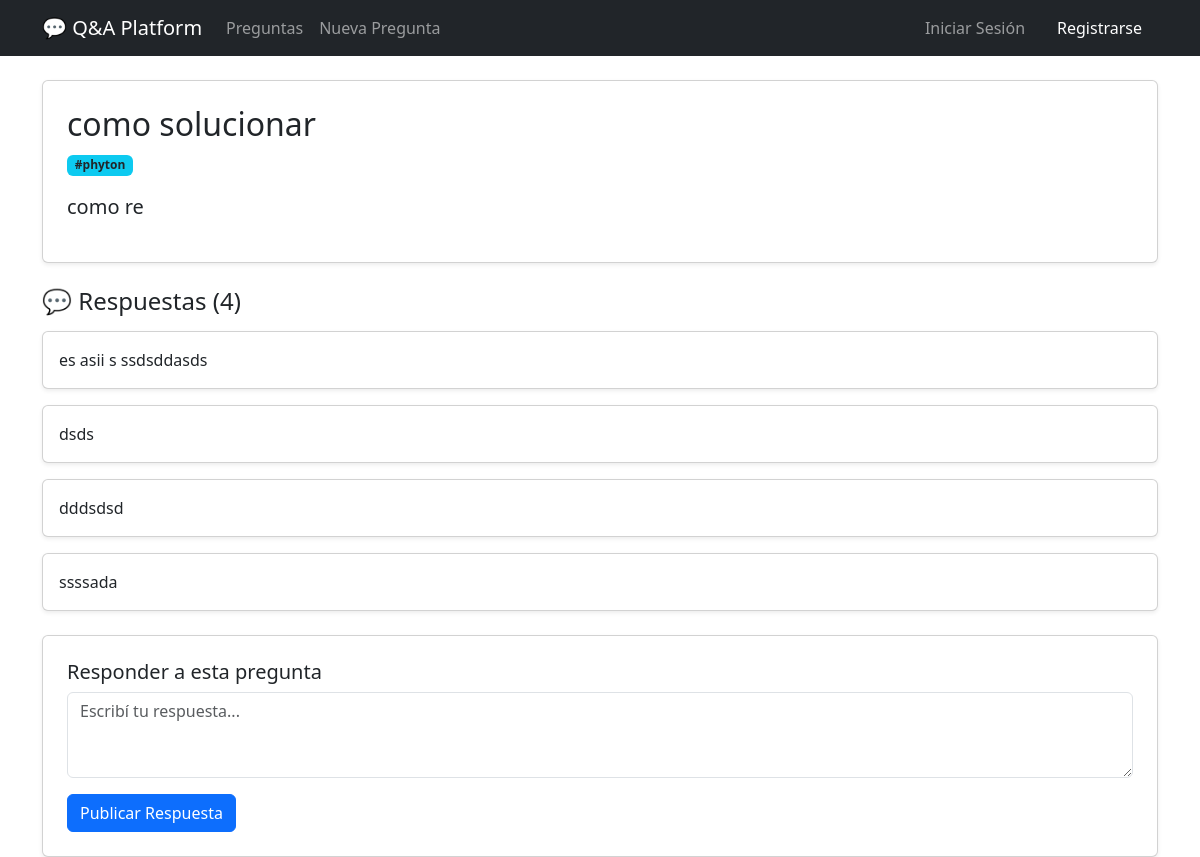
The app's page /preguntas/2 with its own data.
### myapp/models/question.py (models this page shows)
class Question(db.Model):
    __tablename__ = "questions"
    id = db.Column(db.Integer, primary_key=True)
    tags = db.relationship(
        "Tag",
        secondary=question_tags,
        back_populates="questions",
        lazy="subquery",
    )
    title = db.Column(db.String(255), nullable=False)
    text = db.Column(db.Text, nullable=False)
    created_at = db.Column(db.DateTime, default=datetime.utcnow, nullable=False)
    user_id = db.Column(db.Integer, db.ForeignKey("users.id"), nullable=True)
    category_id = db.Column(db.Integer, db.ForeignKey("categories.id"), nullable=True)
    answers = db.relationship("Answer", backref="question", lazy=True)

### myapp/models/tag.py (models this page shows, shortened)
class Tag(db.Model):
    __tablename__ = "tags"
    id = db.Column(db.Integer, primary_key=True)
    name = db.Column(db.String(50), nullable=False, unique=True)
    questions = db.relationship(
        "Question",
        secondary=question_tags,
        back_populates="tags",
    )

### myapp/models/answer.py (models this page shows, shortened)
class Answer(db.Model):
    __tablename__ = "answers"
    id = db.Column(db.Integer, primary_key=True)
    text = db.Column(db.Text, nullable=False)
    created_at = db.Column(db.DateTime, default=datetime.utcnow, nullable=False)
    is_accepted = db.Column(db.Boolean, default=False, nullable=False)
    question_id = db.Column(db.Integer, db.ForeignKey("questions.id"), nullable=False)
    author_type = db.Column(db.String(20), default="USER", nullable=False)
    user_id = db.Column(db.Integer, db.ForeignKey("users.id"), nullable=True)

### myapp/views/web.py (the view)
@web_bp.get("/preguntas/<int:question_id>")
def question_detail(question_id: int):
    question = Question.query.get_or_404(question_id)
    return render_template("questions/detail.html", question=question)

### myapp/templates/questions/detail.html (shortened to what this page needs)
{% extends "base.html" %}
{% block content %}
<div class="card shadow-sm mb-4">
    <div class="card-body p-4">
        <h2>{{ question.title }}</h2>
        <div class="mb-3">
            {% for tag in question.tags %}
                <span class="badge bg-info text-dark me-1">#{{ tag.name }}</span>
            {% endfor %}
        </div>
        <p class="fs-5">{{ question.text }}</p>
    </div>
</div>
<h4 class="mb-3">💬 Respuestas ({{ question.answers|length }})</h4>
{% for ans in question.answers %}
    <div class="card mb-3 {% if ans.is_accepted %}border-success bg-light{% endif %} shadow-sm">
        <div class="card-body">
            <p class="card-text">{{ ans.text }}</p>
        </div>
    </div>
{% endfor %}
<div class="card shadow-sm mt-4">
    <div class="card-body p-4">
        <h5>Responder a esta pregunta</h5>
        <form method="POST" action="{{ url_for('web.add_answer_view', question_id=question.id) }}">
            <div class="mb-3">
                <textarea name="content" class="form-control" rows="3" required placeholder="Escribí tu respuesta..."></textarea>
            </div>
            <button type="submit" class="btn btn-primary">Publicar Respuesta</button>
        </form>
    </div>
</div>
{% endblock %}

### records on screen
Question: title "como solucionar", text "como re"
Tag: name "phyton"
Answer: text "es asii s ssdsddasds"
Answer: text "dsds"
Answer: text "dddsdsd"
Answer: text "ssssada"

### other values on screen
{{ question.answers|length }} "4"
